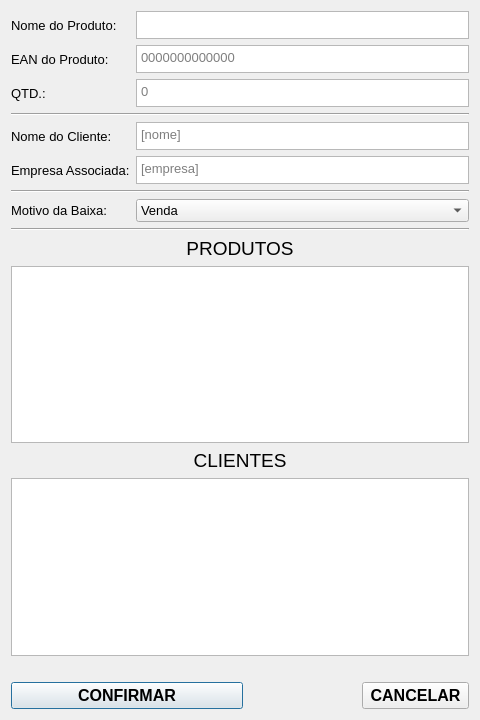
<?xml version="1.0" encoding="UTF-8"?>
<ui version="4.0">
 <class>WOSell</class>
 <widget class="QDialog" name="WOSell">
  <property name="geometry">
   <rect>
    <x>0</x>
    <y>0</y>
    <width>480</width>
    <height>720</height>
   </rect>
  </property>
  <property name="minimumSize">
   <size>
    <width>400</width>
    <height>560</height>
   </size>
  </property>
  <property name="windowTitle">
   <string>Baixa de Estoque</string>
  </property>
  <property name="windowIcon">
   <iconset resource="resources.qrc">
    <normaloff>:/imgs/stox_24x24.png</normaloff>:/imgs/stox_24x24.png</iconset>
  </property>
  <layout class="QGridLayout" name="gridLayout">
   <item row="10" column="0" colspan="4">
    <widget class="QTableView" name="product_table">
     <property name="font">
      <font>
       <pointsize>12</pointsize>
      </font>
     </property>
     <property name="selectionMode">
      <enum>QAbstractItemView::SingleSelection</enum>
     </property>
     <property name="selectionBehavior">
      <enum>QAbstractItemView::SelectRows</enum>
     </property>
    </widget>
   </item>
   <item row="9" column="0" colspan="4">
    <widget class="QLabel" name="label_6">
     <property name="maximumSize">
      <size>
       <width>16777215</width>
       <height>16777215</height>
      </size>
     </property>
     <property name="font">
      <font>
       <pointsize>14</pointsize>
      </font>
     </property>
     <property name="text">
      <string>PRODUTOS</string>
     </property>
     <property name="alignment">
      <set>Qt::AlignCenter</set>
     </property>
    </widget>
   </item>
   <item row="12" column="0" colspan="4">
    <widget class="QTableView" name="client_table">
     <property name="font">
      <font>
       <pointsize>12</pointsize>
      </font>
     </property>
     <property name="selectionMode">
      <enum>QAbstractItemView::SingleSelection</enum>
     </property>
     <property name="selectionBehavior">
      <enum>QAbstractItemView::SelectRows</enum>
     </property>
    </widget>
   </item>
   <item row="5" column="0">
    <widget class="QLabel" name="label_5">
     <property name="maximumSize">
      <size>
       <width>16777215</width>
       <height>16777215</height>
      </size>
     </property>
     <property name="font">
      <font>
       <pointsize>10</pointsize>
      </font>
     </property>
     <property name="text">
      <string>Empresa Associada:</string>
     </property>
    </widget>
   </item>
   <item row="6" column="0" colspan="4">
    <widget class="Line" name="line_2">
     <property name="orientation">
      <enum>Qt::Horizontal</enum>
     </property>
    </widget>
   </item>
   <item row="11" column="0" colspan="4">
    <widget class="QLabel" name="label_7">
     <property name="maximumSize">
      <size>
       <width>16777215</width>
       <height>16777215</height>
      </size>
     </property>
     <property name="font">
      <font>
       <pointsize>14</pointsize>
      </font>
     </property>
     <property name="text">
      <string>CLIENTES</string>
     </property>
     <property name="alignment">
      <set>Qt::AlignCenter</set>
     </property>
    </widget>
   </item>
   <item row="7" column="0">
    <widget class="QLabel" name="label">
     <property name="maximumSize">
      <size>
       <width>16777215</width>
       <height>16777215</height>
      </size>
     </property>
     <property name="font">
      <font>
       <pointsize>10</pointsize>
      </font>
     </property>
     <property name="text">
      <string>Motivo da Baixa:</string>
     </property>
    </widget>
   </item>
   <item row="1" column="0">
    <widget class="QLabel" name="label_3">
     <property name="maximumSize">
      <size>
       <width>16777215</width>
       <height>16777215</height>
      </size>
     </property>
     <property name="font">
      <font>
       <pointsize>10</pointsize>
      </font>
     </property>
     <property name="text">
      <string>EAN do Produto:</string>
     </property>
    </widget>
   </item>
   <item row="0" column="1" colspan="3">
    <widget class="QPlainTextEdit" name="product_name">
     <property name="maximumSize">
      <size>
       <width>16777215</width>
       <height>28</height>
      </size>
     </property>
     <property name="font">
      <font>
       <pointsize>10</pointsize>
      </font>
     </property>
     <property name="cursor" stdset="0">
      <cursorShape>ForbiddenCursor</cursorShape>
     </property>
     <property name="frameShadow">
      <enum>QFrame::Sunken</enum>
     </property>
     <property name="readOnly">
      <bool>true</bool>
     </property>
     <property name="plainText">
      <string/>
     </property>
     <property name="placeholderText">
      <string>[nome]</string>
     </property>
    </widget>
   </item>
   <item row="5" column="1" colspan="3">
    <widget class="QPlainTextEdit" name="client_company">
     <property name="maximumSize">
      <size>
       <width>16777215</width>
       <height>28</height>
      </size>
     </property>
     <property name="font">
      <font>
       <pointsize>10</pointsize>
      </font>
     </property>
     <property name="cursor" stdset="0">
      <cursorShape>ForbiddenCursor</cursorShape>
     </property>
     <property name="readOnly">
      <bool>true</bool>
     </property>
     <property name="placeholderText">
      <string>[empresa]</string>
     </property>
    </widget>
   </item>
   <item row="4" column="1" colspan="3">
    <widget class="QPlainTextEdit" name="client_name">
     <property name="maximumSize">
      <size>
       <width>16777215</width>
       <height>28</height>
      </size>
     </property>
     <property name="font">
      <font>
       <pointsize>10</pointsize>
      </font>
     </property>
     <property name="cursor" stdset="0">
      <cursorShape>ForbiddenCursor</cursorShape>
     </property>
     <property name="readOnly">
      <bool>true</bool>
     </property>
     <property name="placeholderText">
      <string>[nome]</string>
     </property>
    </widget>
   </item>
   <item row="15" column="0" colspan="2">
    <widget class="QPushButton" name="sell_confirm">
     <property name="font">
      <font>
       <pointsize>12</pointsize>
       <bold>true</bold>
      </font>
     </property>
     <property name="text">
      <string>CONFIRMAR</string>
     </property>
    </widget>
   </item>
   <item row="4" column="0">
    <widget class="QLabel" name="label_4">
     <property name="maximumSize">
      <size>
       <width>16777215</width>
       <height>16777215</height>
      </size>
     </property>
     <property name="font">
      <font>
       <pointsize>10</pointsize>
      </font>
     </property>
     <property name="text">
      <string>Nome do Cliente:</string>
     </property>
    </widget>
   </item>
   <item row="14" column="2">
    <spacer name="horizontalSpacer_2">
     <property name="orientation">
      <enum>Qt::Horizontal</enum>
     </property>
     <property name="sizeType">
      <enum>QSizePolicy::Expanding</enum>
     </property>
     <property name="sizeHint" stdset="0">
      <size>
       <width>40</width>
       <height>20</height>
      </size>
     </property>
    </spacer>
   </item>
   <item row="3" column="0" colspan="4">
    <widget class="Line" name="line">
     <property name="orientation">
      <enum>Qt::Horizontal</enum>
     </property>
    </widget>
   </item>
   <item row="15" column="3">
    <widget class="QPushButton" name="sell_cancel">
     <property name="font">
      <font>
       <pointsize>12</pointsize>
       <bold>true</bold>
      </font>
     </property>
     <property name="text">
      <string>CANCELAR</string>
     </property>
    </widget>
   </item>
   <item row="0" column="0">
    <widget class="QLabel" name="label_2">
     <property name="maximumSize">
      <size>
       <width>16777215</width>
       <height>16777215</height>
      </size>
     </property>
     <property name="font">
      <font>
       <pointsize>10</pointsize>
      </font>
     </property>
     <property name="text">
      <string>Nome do Produto:</string>
     </property>
    </widget>
   </item>
   <item row="14" column="0">
    <spacer name="horizontalSpacer_4">
     <property name="orientation">
      <enum>Qt::Horizontal</enum>
     </property>
     <property name="sizeHint" stdset="0">
      <size>
       <width>40</width>
       <height>20</height>
      </size>
     </property>
    </spacer>
   </item>
   <item row="1" column="1" colspan="3">
    <widget class="QPlainTextEdit" name="product_ean">
     <property name="maximumSize">
      <size>
       <width>16777215</width>
       <height>28</height>
      </size>
     </property>
     <property name="font">
      <font>
       <pointsize>10</pointsize>
      </font>
     </property>
     <property name="cursor" stdset="0">
      <cursorShape>ForbiddenCursor</cursorShape>
     </property>
     <property name="readOnly">
      <bool>true</bool>
     </property>
     <property name="placeholderText">
      <string>0000000000000</string>
     </property>
    </widget>
   </item>
   <item row="7" column="1" colspan="3">
    <widget class="QComboBox" name="sell_reason">
     <property name="font">
      <font>
       <pointsize>10</pointsize>
      </font>
     </property>
     <item>
      <property name="text">
       <string>Venda</string>
      </property>
     </item>
     <item>
      <property name="text">
       <string>Defeito</string>
      </property>
     </item>
     <item>
      <property name="text">
       <string>Outro</string>
      </property>
     </item>
    </widget>
   </item>
   <item row="14" column="1">
    <spacer name="horizontalSpacer_3">
     <property name="orientation">
      <enum>Qt::Horizontal</enum>
     </property>
     <property name="sizeType">
      <enum>QSizePolicy::Expanding</enum>
     </property>
     <property name="sizeHint" stdset="0">
      <size>
       <width>40</width>
       <height>20</height>
      </size>
     </property>
    </spacer>
   </item>
   <item row="14" column="3">
    <spacer name="horizontalSpacer">
     <property name="orientation">
      <enum>Qt::Horizontal</enum>
     </property>
     <property name="sizeType">
      <enum>QSizePolicy::Expanding</enum>
     </property>
     <property name="sizeHint" stdset="0">
      <size>
       <width>40</width>
       <height>20</height>
      </size>
     </property>
    </spacer>
   </item>
   <item row="2" column="0">
    <widget class="QLabel" name="label_8">
     <property name="maximumSize">
      <size>
       <width>16777215</width>
       <height>16777215</height>
      </size>
     </property>
     <property name="font">
      <font>
       <pointsize>10</pointsize>
      </font>
     </property>
     <property name="text">
      <string>QTD.:</string>
     </property>
    </widget>
   </item>
   <item row="2" column="1" colspan="3">
    <widget class="QPlainTextEdit" name="product_amount">
     <property name="maximumSize">
      <size>
       <width>16777215</width>
       <height>28</height>
      </size>
     </property>
     <property name="font">
      <font>
       <pointsize>10</pointsize>
      </font>
     </property>
     <property name="cursor" stdset="0">
      <cursorShape>IBeamCursor</cursorShape>
     </property>
     <property name="placeholderText">
      <string>0</string>
     </property>
    </widget>
   </item>
   <item row="8" column="0" colspan="4">
    <widget class="Line" name="line_3">
     <property name="orientation">
      <enum>Qt::Horizontal</enum>
     </property>
    </widget>
   </item>
  </layout>
 </widget>
 <resources>
  <include location="resources.qrc"/>
 </resources>
 <connections/>
</ui>
